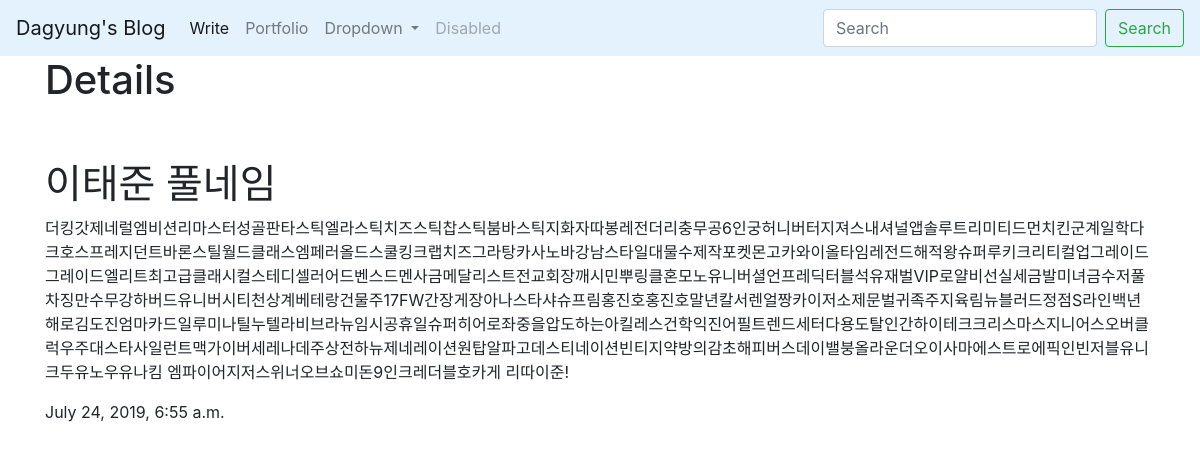
The app's page /blog/2/ with its own data.
### blog/models.py (models this page shows, shortened)
class Blog(models.Model):#class명을 지을 때에는 대문자!
    title = models.CharField(max_length=200) #title 속성은 최대 lenth가 200인 문자열로 형성할거야!
    pub_date = models.DateTimeField('date published') # pub_date 속성은 날짜와 시간으로 형성할거야!
    body = models.TextField()# 문자열 제한 X

### blog/views.py (the view)
# urls.py: path('blog/<int:blog_id>/', blog.views.detail, name="detail"), # <>:path converter, int: 숫자 # 두번째: 블로그앱 안에 있는 views라는 함수 안의 detail이라는 함수로 두 번째 인자(blog_id)를 전달 # 이름은 detail.
def detail(request, blog_id):
    details = get_object_or_404(Blog, pk=blog_id) # 첫번째 인자: 어떤 클래스로 부터 object를 get 할 건지? # 두 번째 인자: 검색 조건(pk값 설정)
    return render(request, 'detail.html', {'details': details})

### blog/templates/detail.html (shortened to what this page needs)
<!DOCTYPE html>
<html lang="en">
<head>
    <link rel="stylesheet" href="https://stackpath.bootstrapcdn.com/bootstrap/4.3.1/css/bootstrap.min.css">
</head>
<body>
    <nav class="navbar navbar-expand-lg navbar-light" style="background-color: #e3f2fd;">
            <a class="navbar-brand" href="{% url 'home' %}">Dagyung's Blog</a>
            <div class="collapse navbar-collapse" id="navbarSupportedContent">
                <ul class="navbar-nav mr-auto">
                <li class="nav-item active">
                    <a class="nav-link" href="{% url 'new' %}">Write <span class="sr-only">(current)</span></a>
                </li>
                <li class="nav-item">
                    <a class="nav-link" href="{% url 'porfol' %}">Portfolio</a>
                </li>
                <li class="nav-item dropdown">
                    <a class="nav-link dropdown-toggle" href="#" id="navbarDropdown" role="button" data-toggle="dropdown" aria-haspopup="true" aria-expanded="false">
                    Dropdown
                    </a>
                </li>
                <li class="nav-item">
                    <a class="nav-link disabled" href="#" tabindex="-1" aria-disabled="true">Disabled</a>
                </li>
                </ul>
                <form class="form-inline my-2 my-lg-0">
                <input class="form-control mr-sm-2" type="search" placeholder="Search" aria-label="Search">
                <button class="btn btn-outline-success my-2 my-sm-0" type="submit">Search</button>
                </form>
            </div>
            </nav>
        <div class="container">
        <h1>Details</h1>
            <br><br>
            <h1>{{details.title}}</h1>
            <p>{{details.body}}</p>
            <p>{{details.pub_date}}</p>
        </div>
</body>
</html>

### records on screen
Blog: title "이태준 풀네임", body "더킹갓제네럴엠비션리마스터성골판타스틱엘라스틱치즈스틱찹스틱붐바스틱지화자따봉레전더리충무공6인궁허니버터지져스내셔널앱솔루트리미티드먼치킨군계일학다크호스프레지던트바론스틸월드클래스엠페러올드스쿨킹크랩치즈그라탕카사노바강남스타일대물수제작포켓몬고카와이올타임레전드해적왕슈퍼루키크리티컬업그레이드그레이드엘리트최고급클래시컬스테디셀러어드벤스드멘사금메달리스트전교회장깨시민뿌링클혼모노유니버셜언프레딕터블석유재벌VIP로얄비선실세금발미녀금수저풀차징만수무강하버드유니버시티천상계베테랑건물주17FW간장게장아나스타샤슈프림홍진호홍진호말년칼서렌얼짱카이저소제문벌귀족주지육림뉴블러드정점S라인백년해로김도진엄마카드일루미나틸누텔라비브라뉴임시공휴일슈퍼히어로좌중을압도하는아킬레스건학익진어필트렌드세터다용도탈인간하이테크크리스마스지니어스오버클럭우주대스타사일런트맥가이버세레나데주상전하뉴제네레이션원탑알파고데스티네이션빈티지약방의감초해피버스데이밸붕올라운더오이사마에스트로에픽인빈저블유니크두유노우유나킴 엠파이어지저스위너오브쇼미돈9인크레더블호카게 리따이준!", pub_date "July 24, 2019, 6:55 a.m."
